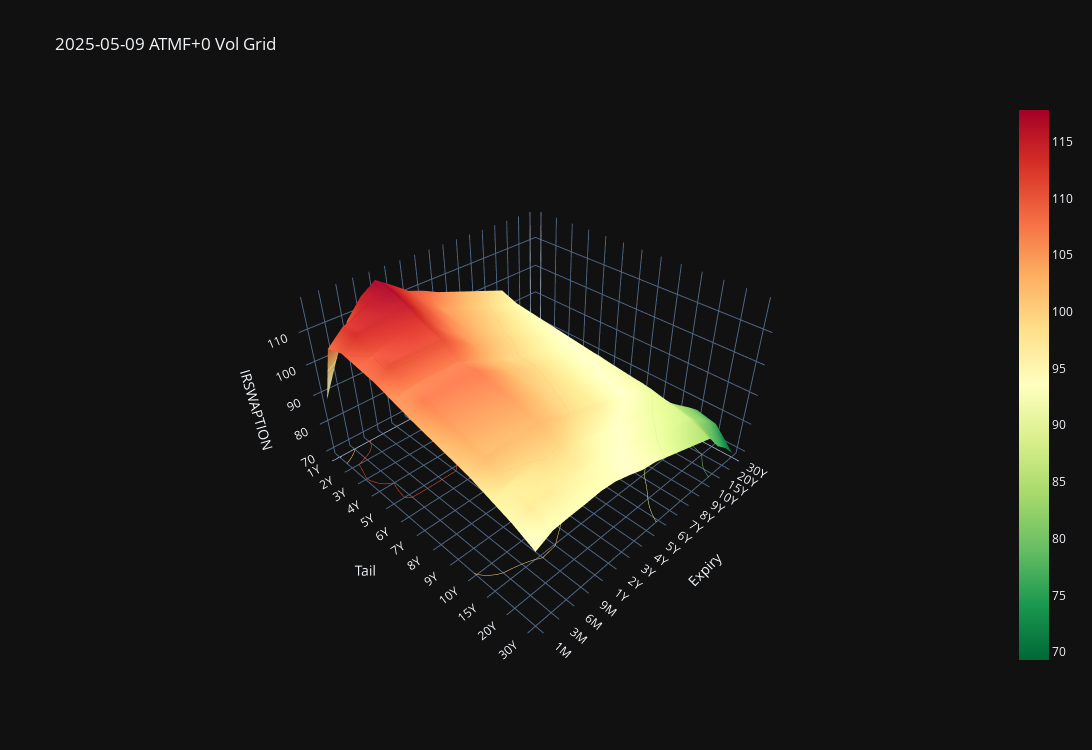

The cell this chart's notebook holds for it:
### Code cell
usd_swaptions.vol_surface_plotter(date=datetime(2025, 5, 9), strike_offset=0, use_plotly=True)

### Figure 1 — Plotly figure (JSON) as saved in the notebook; plotly's stock layout.template omitted (floating-point values rounded to 4 significant figures; data arrays with more than 128 entries replaced by an {"elided": "..."} marker saying what was removed)
{"data": [{"colorscale": [[0, "rgb(0,104,55)"], [0.1, "rgb(26,152,80)"], [0.2, "rgb(102,189,99)"], [0.3, "rgb(166,217,106)"], [0.4, "rgb(217,239,139)"], [0.5, "rgb(255,255,191)"], [0.6, "rgb(254,224,139)"], [0.7, "rgb(253,174,97)"], [0.8, "rgb(244,109,67)"], [0.9, "rgb(215,48,39)"], [1, "rgb(165,0,38)"]], "contours": {"z": {"highlightcolor": "limegreen", "project": {"z": true}, "show": true, "usecolormap": true}}, "hovertemplate": "Expiry: %{x}<br>Tail: %{y}<br>IRSWAPTION: %{z}<extra></extra>", "showscale": true, "type": "surface", "x": {"elided": "13x17 int values"}, "y": {"elided": "13x17 int values"}, "z": {"elided": "13x17 float values"}}], "layout": {"height": 750, "scene": {"aspectratio": {"x": 1, "y": 1, "z": 0.6}, "xaxis": {"ticktext": ["30Y", "20Y", "15Y", "10Y", "9Y", "8Y", "7Y", "6Y", "5Y", "4Y", "3Y", "2Y", "1Y", "9M", "6M", "3M", "1M"], "tickvals": [0, 1, 2, 3, 4, 5, 6, 7, 8, 9, 10, 11, 12, 13, 14, 15, 16], "title": {"text": "Expiry"}}, "yaxis": {"ticktext": ["1Y", "2Y", "3Y", "4Y", "5Y", "6Y", "7Y", "8Y", "9Y", "10Y", "15Y", "20Y", "30Y"], "tickvals": [0, 1, 2, 3, 4, 5, 6, 7, 8, 9, 10, 11, 12], "title": {"text": "Tail"}}, "zaxis": {"title": {"text": "IRSWAPTION"}}}, "title": {"text": "2025-05-09 ATMF+0 Vol Grid"}, "width": 1250, "xaxis": {"showspikes": true, "spikecolor": "white", "spikemode": "across", "spikesnap": "cursor"}, "yaxis": {"showspikes": true, "spikecolor": "white", "spikesnap": "cursor", "spikethickness": 0.5}}}
